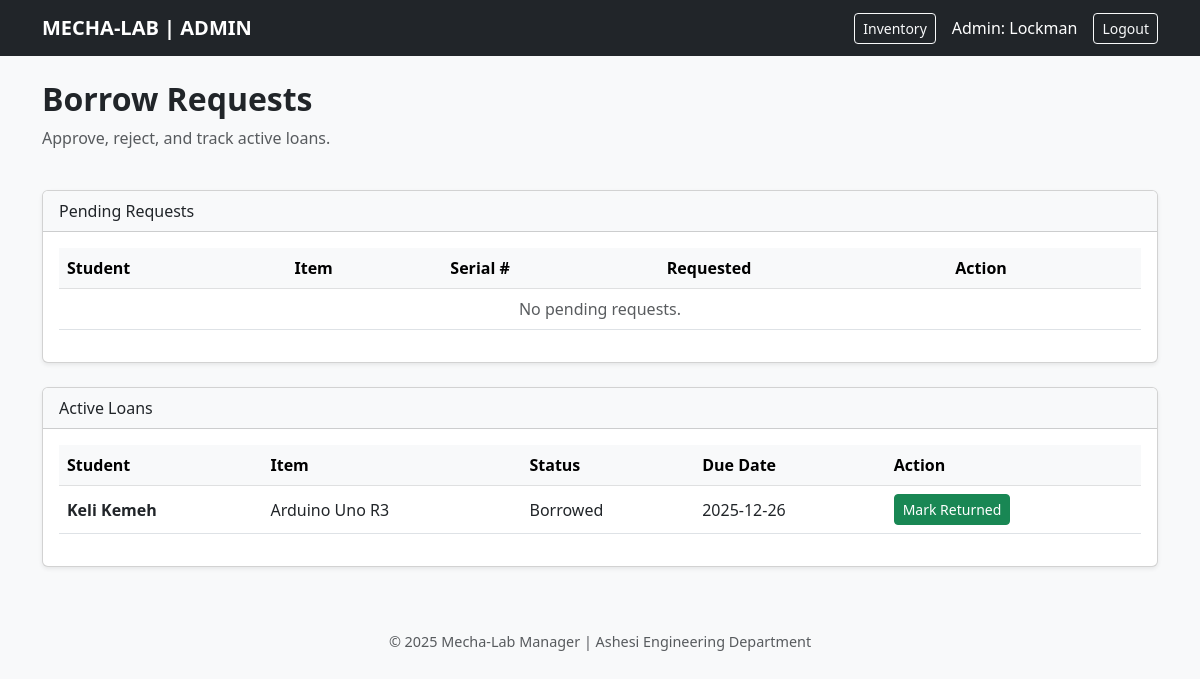
The app's page /admin/requests.php (signed in) with its own data.
### tables this page shows
CREATE TABLE `loans` (
  `loan_id` int(11) NOT NULL,
  `user_id` int(11) NOT NULL,
  `item_id` int(11) NOT NULL,
  `status` enum('Pending','Approved','Borrowed','Returned','Rejected') NOT NULL DEFAULT 'Pending',
  `request_date` datetime NOT NULL DEFAULT current_timestamp(),
  `approve_date` datetime DEFAULT NULL,
  `due_date` datetime DEFAULT NULL,
  `borrow_date` datetime DEFAULT NULL,
  `return_date` datetime DEFAULT NULL,
  `status_at_return` enum('Good','Damaged') DEFAULT NULL,
  `notes` text DEFAULT NULL,
  `renewals_count` int(11) DEFAULT 0,
  `max_renewals` int(11) DEFAULT 1,
  `desired_start_date` datetime DEFAULT NULL,
  `desired_end_date` datetime DEFAULT NULL,
  `checklist` text DEFAULT NULL,
  `renewal_requested` tinyint(1) DEFAULT 0
);

CREATE TABLE `users` (
  `user_id` int(11) NOT NULL,
  `fname` varchar(50) NOT NULL,
  `lname` varchar(50) NOT NULL,
  `email` varchar(100) NOT NULL,
  `password` varchar(255) NOT NULL,
  `role` enum('Admin','Student') DEFAULT 'Student',
  `created_at` timestamp NOT NULL DEFAULT current_timestamp(),
  `strikes` int(11) DEFAULT 0,
  `fines` decimal(10,2) DEFAULT 0.00
);

CREATE TABLE `inventory` (
  `item_id` int(11) NOT NULL,
  `category_id` int(11) DEFAULT NULL,
  `item_name` varchar(100) NOT NULL,
  `serial_number` varchar(50) NOT NULL,
  `description` text DEFAULT NULL,
  `status` enum('Available','Borrowed','Broken','Lost') DEFAULT 'Available',
  `image_url` varchar(255) DEFAULT NULL
);

### admin/requests.php (the view, shortened to what this page needs)
<?php
include "../settings/connection.php";
$pending = $conn->query("SELECT l.*, u.fname, u.lname, i.item_name, i.serial_number
                         FROM loans l
                         JOIN users u ON u.user_id = l.user_id
                         JOIN inventory i ON i.item_id = l.item_id
                         WHERE l.status = 'Pending' ORDER BY l.request_date ASC");
$active = $conn->query("SELECT l.*, u.fname, u.lname, i.item_name, i.serial_number
                        FROM loans l
                        JOIN users u ON u.user_id = l.user_id
                        JOIN inventory i ON i.item_id = l.item_id
                        WHERE l.status IN ('Approved','Borrowed') ORDER BY l.request_date DESC");
?>
<?php include '../view/header.php'; ?>
<nav class="navbar navbar-expand-lg navbar-dark bg-dark mb-4">
    <div class="container">
        <a class="navbar-brand fw-bold" href="dashboard.php">MECHA-LAB | ADMIN</a>
        <div class="d-flex text-white align-items-center">
            <a href="dashboard.php" class="btn btn-outline-light btn-sm me-3">Inventory</a>
            <span class="me-3">Admin: <?php echo $_SESSION['fname']; ?></span>
            <a href="../actions/logout.php" class="btn btn-outline-light btn-sm">Logout</a>
        </div>
    </div>
</nav>
<div class="container">
    <div class="row mb-4">
        <div class="col">
            <h2 class="fw-bold">Borrow Requests</h2>
            <p class="text-muted">Approve, reject, and track active loans.</p>
        </div>
    </div>
    <div class="card shadow-sm mb-4">
        <div class="card-header bg-light">Pending Requests</div>
        <div class="card-body">
            <div class="table-responsive">
                <table class="table table-hover align-middle">
                    <thead class="table-light">
                        <tr>
                            <th>Student</th>
                            <th>Item</th>
                            <th>Serial #</th>
                            <th>Requested</th>
                            <th>Action</th>
                        </tr>
                    </thead>
                    <tbody>
                        <?php if ($pending && $pending->num_rows > 0): ?>
                            <?php while($row = $pending->fetch_assoc()): ?>
                                <tr>
                                    <td class="fw-bold"><?php echo $row['fname'] . ' ' . $row['lname']; ?></td>
                                    <td><?php echo $row['item_name']; ?></td>
                                    <td><?php echo $row['serial_number']; ?></td>
                                    <td>
                                        <?php echo date('Y-m-d H:i', strtotime($row['request_date'])); ?>
                                        <?php if ($row['desired_start_date'] || $row['desired_end_date']): ?>
                                            <br><span class="text-muted small">Desired: <?php echo $row['desired_start_date'] ? date('Y-m-d', strtotime($row['desired_start_date'])) : '-'; ?> → <?php echo $row['desired_end_date'] ? date('Y-m-d', strtotime($row['desired_end_date'])) : '-'; ?></span>
                                        <?php endif; ?>
                                    </td>
                                    <td>
                                        <form action="../actions/approve_loan.php" method="POST" class="d-inline">
                                            <input type="hidden" name="loan_id" value="<?php echo $row['loan_id']; ?>">
                                            <div class="input-group input-group-sm">
                                                <input type="date" name="due_date" class="form-control" required>
                                                <button type="submit" name="approve_btn" class="btn btn-success">Approve</button>
                                            </div>
                                        </form>
                                        <a href="../actions/reject_loan.php?id=<?php echo $row['loan_id']; ?>" class="btn btn-sm btn-outline-danger ms-2" onclick="return confirm('Reject this request?');">Reject</a>
                                    </td>
                                </tr>
                            <?php endwhile; ?>
                        <?php else: ?>
                            <tr><td colspan="5" class="text-center text-muted">No pending requests.</td></tr>
                        <?php endif; ?>
                    </tbody>
                </table>
            </div>
        </div>
    </div>
    <div class="card shadow-sm">
        <div class="card-header bg-light">Active Loans</div>
        <div class="card-body">
            <div class="table-responsive">
                <table class="table table-hover align-middle">
                    <thead class="table-light">
                        <tr>
                            <th>Student</th>
                            <th>Item</th>
                            <th>Status</th>
                            <th>Due Date</th>
                            <th>Action</th>
                        </tr>
                    </thead>
                    <tbody>
                        <?php if ($active && $active->num_rows > 0): ?>
                            <?php while($row = $active->fetch_assoc()): ?>
                                <tr>
                                    <td class="fw-bold"><?php echo $row['fname'] . ' ' . $row['lname']; ?></td>
                                    <td><?php echo $row['item_name']; ?></td>
                                    <td><?php echo $row['status']; ?></td>
                                    <td><?php echo $row['due_date'] ? date('Y-m-d', strtotime($row['due_date'])) : '-'; ?></td>
                                    <td>
                                        <?php if ($row['status'] == 'Approved'): ?>
                                            <a href="../actions/mark_borrowed.php?id=<?php echo $row['loan_id']; ?>" class="btn btn-sm btn-primary">Mark Borrowed</a>
                                        <?php elseif ($row['status'] == 'Borrowed'): ?>
                                            <a href="../actions/mark_returned.php?id=<?php echo $row['loan_id']; ?>" class="btn btn-sm btn-success">Mark Returned</a>
                                        <?php else: ?>
                                            <span class="text-muted small">No action</span>
                                        <?php endif; ?>
                                    </td>
                                </tr>
                            <?php endwhile; ?>
                        <?php else: ?>
                            <tr><td colspan="5" class="text-center text-muted">No active loans.</td></tr>
                        <?php endif; ?>
                    </tbody>
                </table>
            </div>
        </div>
    </div>
</div>
<?php include '../view/footer.php'; ?>

### assets/css/style.css (style rules this page uses)
:root { --ashesi-maroon: #800000; --tech-blue: #0d6efd; }
body { font-family: 'Segoe UI', Tahoma, Geneva, Verdana, sans-serif; }

### records on screen
loans: user.fname "Keli", user.lname "Kemeh", item.item_name "Arduino Uno R3", status "Borrowed", due_date "2025-12-26"

### other values on screen
$_SESSION['fname'] "Lockman"
